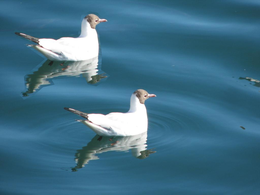
%> input picture im1_t.bmp, 260 x 195 px, shrunk from 1024 x 768 before the run
$ octave main.m   (GNU Octave 9; MATLAB toolbox functions it lacks are replaced by stand-ins)
%> lines starting %> are read from the running program, lines starting %| are printed output that depends on the picture; in (x1, y1, x2, y2) boxes, pixels count from 0 and x2, y2 are one past the last pixel; in counts of white or black regions, pixels touching at a corner belong together; the program's own positions count from 1
### Code0/sifter.m
%% Initialization
%
%   for x = 1:10
%       disp(x)
%   end
%
% Here, the x-axis correspond to coloum, while the y-axis correspond to row
%clear all; close all;

function [copyimg_out,timestemp] = sifter(img)
tic;
%img = imread(filename);
[~,~,ColorChannel] = size(img);
if ColorChannel > 1
    img = rgb2gray(img);
end
img = double(img)/255;
ScaleSpaceNum = 3; % number of scale space intervals
SigmaOrigin = 2^0.5; % default sigma
ScaleFactor = 2^(1/ScaleSpaceNum);
StackNum = ScaleSpaceNum + 3; % number of stacks = number of scale space intervals + 3
OctaveNum = 3;
GaussianFilterSize = 21;
OctaveImage = {OctaveNum,StackNum}; % save the Gaussian-filtered results of image
OctaveImageDiff = {OctaveNum,StackNum-1}; % save the Difference of Gaussian-filtered results of image


% Gaussian Convolution of Images in Each Octave
ImgOctave = cell(OctaveNum,1);
for Octave = 1:OctaveNum
    Sigma = SigmaOrigin * 2^(Octave-1); % when up to a new octave, double the sigma
    ImgOctave{Octave} = imresize(img, 2^(-(Octave-1)));
    for s = 1:StackNum
        SigmaScale = Sigma * ScaleFactor^(s-2);
        % calculate Guassian kernel
        GaussianFilter = fspecial('gaussian',[GaussianFilterSize,GaussianFilterSize],SigmaScale);
        % do convolution with Gassian kernel
        OctaveImage{Octave,s} = imfilter(ImgOctave{Octave}, GaussianFilter,'symmetric');
    end
end
% calculate difference of Gaussian (in original paper eq.1)
for Octave = 1:OctaveNum
    for s = 1:StackNum-1
        OctaveImageDiff{Octave,s} = OctaveImage{Octave,s+1} - OctaveImage{Octave,s};
    end
end
% Find the local minima and maxima between stacks
DiffMinMaxMap = cell(OctaveNum,StackNum-3);
for Octave = 1:OctaveNum
    for s = 2:size(OctaveImageDiff,2)-1
        CompareDiffImg = zeros(size(OctaveImage{Octave,1},1)-2,size(OctaveImage{Octave,1},2)-2,27);
        indx = 0; % 3rd dimension indx for CompareDiffImg
        for s2 = s-1:s+1
            for k = 1:9
                [i,j] = ind2sub([3,3],k);
                CompareDiffImg(:,:,indx+k) = OctaveImageDiff{Octave,s2}(i:end-3+i,j:end-3+j);
            end
            indx = indx + 9;
        end
        [~,MinMap] = min(CompareDiffImg,[],3);
        MinMap = (MinMap == 14);
        [~,MaxMap] = max(CompareDiffImg,[],3);
        MaxMap = (MaxMap == 14);
        DiffMinMaxMap{Octave,s-1} = MinMap + MaxMap; % the center indx is 9 + 5 = 14
    end
end

% Accurate keypoint localization
UnstableExtremaThreshold = 0.03; % set the threshold as 0.03 (the same as the original paper)
DiffMinMaxMapAccurate = DiffMinMaxMap;
for Octave = 1:OctaveNum
    Sigma = SigmaOrigin * 2^(Octave-1);
    for DiffMinMaxMapIndx = 1:size(DiffMinMaxMap,2)
        Map = DiffMinMaxMap{Octave,DiffMinMaxMapIndx};
        SSCindx = find(Map); % Scale-Space-Corner Index
        if isempty(SSCindx)
            continue;
        end
        for ssc = 1:length(SSCindx)
            [Row,Col] = ind2sub([size(Map,1),size(Map,2)], SSCindx(ssc));
            if (Row <= 1) || (Row >= size(Map,1)) || (Col <= 1) || (Col >= size(Map,2))
                DiffMinMaxMapAccurate{Octave,DiffMinMaxMapIndx}(Row,Col) = 0; % discard out of matrix boundary
                continue;
            end
            RowDiff = OctaveImageDiff{Octave,DiffMinMaxMapIndx+1}(Row+1,Col) - OctaveImageDiff{Octave,DiffMinMaxMapIndx+1}(Row-1,Col);
            ColDiff = OctaveImageDiff{Octave,DiffMinMaxMapIndx+1}(Row,Col+1) - OctaveImageDiff{Octave,DiffMinMaxMapIndx+1}(Row,Col-1);
            ScaleDiff = OctaveImageDiff{Octave,DiffMinMaxMapIndx+2}(Row,Col) - OctaveImageDiff{Octave,DiffMinMaxMapIndx}(Row,Col);
            offset = [2; 2; Sigma * ScaleFactor^(DiffMinMaxMapIndx) - Sigma * ScaleFactor^(DiffMinMaxMapIndx-2)];
            DxHat = OctaveImageDiff{Octave,DiffMinMaxMapIndx+1}(Row,Col) + 0.5 * ([RowDiff,ColDiff,ScaleDiff] * offset);
            if abs(DxHat) < UnstableExtremaThreshold
                DiffMinMaxMapAccurate{Octave,DiffMinMaxMapIndx}(Row,Col) = 0; % discard unstable extrema
            end
        end
    end
end
% Eliminating edge responses
gamma = 10; % set the threshold gamma as 10 (the same as the original paper)
DetermineThreshold = (gamma + 1)^2 / gamma;
DiffMinMaxMapNoEdge = DiffMinMaxMapAccurate;
for Octave = 1:OctaveNum
    for DiffMinMaxMapIndx = 1:size(DiffMinMaxMap,2)
        Map = DiffMinMaxMapAccurate{Octave,DiffMinMaxMapIndx};
        SSCindx = find(Map); % Scale-Space-Corner Index
        if isempty(SSCindx)
            continue;
        end
        for ssc = 1:length(SSCindx)
            [Row,Col] = ind2sub([size(Map,1),size(Map,2)], SSCindx(ssc));
            if (Row <= 1) || (Row >= size(Map,1)) || (Col <= 1) || (Col >= size(Map,2))
                DiffMinMaxMapNoEdge{Octave,DiffMinMaxMapIndx}(Row,Col) = 0; % discard out of matrix boundary
                continue;
            end
            Dyy = OctaveImageDiff{Octave,DiffMinMaxMapIndx+1}(Row+1,Col) - 2*OctaveImageDiff{Octave,DiffMinMaxMapIndx+1}(Row,Col) + OctaveImageDiff{Octave,DiffMinMaxMapIndx+1}(Row-1,Col);
            Dxx = OctaveImageDiff{Octave,DiffMinMaxMapIndx+1}(Row,Col+1) - 2*OctaveImageDiff{Octave,DiffMinMaxMapIndx+1}(Row,Col) + OctaveImageDiff{Octave,DiffMinMaxMapIndx+1}(Row,Col-1);
            Dxy = OctaveImageDiff{Octave,DiffMinMaxMapIndx+1}(Row-1,Col+1) - OctaveImageDiff{Octave,DiffMinMaxMapIndx+1}(Row-1,Col-1) - OctaveImageDiff{Octave,DiffMinMaxMapIndx+1}(Row+1,Col+1) + OctaveImageDiff{Octave,DiffMinMaxMapIndx+1}(Row+1,Col-1);
            TrH = Dxx + Dyy;
            DetH = Dxx*Dyy - Dxy^2;
            if ((TrH^2 / DetH) >= DetermineThreshold)
                DiffMinMaxMapNoEdge{Octave,DiffMinMaxMapIndx}(Row,Col) = 0; % discard unstable extrema
            end
        end
    end
end

% SIFT feature descriptors generation
% the patch size for dominant orientation calculation is 9;
% the patch size for feature transformation is 16;
DominantOrientation = cell(size(DiffMinMaxMap));
SIFT = cell(size(DiffMinMaxMap));
for Octave = 1:OctaveNum
    Sigma = SigmaOrigin * 2^(Octave-1); % when up to a new octave, double the sigma
    for DiffMinMaxMapIndx = 1:size(DiffMinMaxMap,2)
        stack = DiffMinMaxMapIndx+1;
        SigmaScale = Sigma * ScaleFactor^(stack-2);
        GaussianSmoothedImage = OctaveImage{Octave,stack};
        Map = DiffMinMaxMapNoEdge{Octave,DiffMinMaxMapIndx};
        SSCindx = find(Map); % Scale-Space-Corner Index
        if isempty(SSCindx)
            continue;
        end
        DomOri = zeros(length(SSCindx),2,36); % first column is for sita, second column is for magnitude
        sift = zeros(length(SSCindx),128,36);
        for ssc = 1:length(SSCindx)
            [Row,Col] = ind2sub([size(Map,1),size(Map,2)], SSCindx(ssc));
            Row = Row+1; Col = Col+1; % offset = [1,1];
            if (Row <= 10) || (Row >= size(GaussianSmoothedImage,1)-8) || (Col <= 10) || (Col >= size(GaussianSmoothedImage,2)-8)
                % skip if out of boundary
                continue;
            end
            % magnitude and sita of sample points in the patch
            mag = ((GaussianSmoothedImage(Row-8:Row+7,Col-7:Col+8) - GaussianSmoothedImage(Row-8:Row+7,Col-9:Col+6)).^2 + (GaussianSmoothedImage(Row-7:Row+8,Col-8:Col+7) - GaussianSmoothedImage(Row-9:Row+6,Col-8:Col+7)).^2).^0.5;
            sita = atan2((GaussianSmoothedImage(Row-7:Row+8,Col-8:Col+7) - GaussianSmoothedImage(Row-9:Row+6,Col-8:Col+7)),(GaussianSmoothedImage(Row-8:Row+7,Col-7:Col+8) - GaussianSmoothedImage(Row-8:Row+7,Col-9:Col+6)));
            sita = mod(sita + 2*pi, 2*pi); % the range of atan2 function is -pi~pi, map it to 0~2*pi
            % Dominant orientation calculation
            GaussianFilter = fspecial('gaussian',[9,9],1.5*SigmaScale);
            Dmag = mag(5:13,5:13).* GaussianFilter; % magnitude is weighted by gaussian filter
            sitaquantize = mod(sita(5:13,5:13) + pi/36,2*pi);
            sitaquantize = floor(sitaquantize / (2*pi/36));
            sitabin = zeros(36,1);
            for patchindx = 1:9^2
                sitabin(sitaquantize(patchindx)+1) = sitabin(sitaquantize(patchindx)+1) + Dmag(patchindx);
            end
            maxsitabin = max(sitabin);
            DominantOriBin = find((sitabin / maxsitabin) >= 0.8); % duplicate the feature when non-maximum magnitude of orientation is also big
            DominantOriSita = (DominantOriBin-1)*(2*pi/36);
            DomOri(ssc,1,1:length(DominantOriSita)) = DominantOriSita;
            DomOri(ssc,2,1:length(DominantOriSita)) = sitabin((sitabin / maxsitabin) >= 0.8);
            % SIFT feature calculation
            for DomOriIndx = 1:length(DominantOriSita)
                GaussianFilter = fspecial('gaussian',[16,16],8);
                Smag = mag.* GaussianFilter;
                sitaquantize = mod(sita - DominantOriSita(DomOriIndx) + pi/8 + 2*pi,2*pi);
                sitaquantize = floor(sitaquantize / (2*pi/8));
                sitabin = zeros(8,4,4);
                for patchindx = 1:16^2
                    [row,col] = ind2sub([16,16], patchindx);
                    row = floor((row-1)/4)+1;
                    col = floor((col-1)/4)+1;
                    sitabin(sitaquantize(patchindx)+1,row,col) = sitabin(sitaquantize(patchindx)+1,row,col) + Smag(patchindx);
                end
                sitabin = bsxfun(@times,sitabin,sum(sitabin.^2,1).^(-0.5)); % normalize the vector
                sitabin(sitabin > 0.2) = 0.2; % threshold the maximum value as 0.2
                sitabin = bsxfun(@times,sitabin,sum(sitabin.^2,1).^(-0.5)); % renormalize
                sift(ssc,:,DomOriIndx) = sitabin(:);
            end
        end
        DominantOrientation{Octave,DiffMinMaxMapIndx} = DomOri;
        SIFT{Octave,DiffMinMaxMapIndx} = sift;
    end
end
%tic;
% Show results (this part of code is just for verification, and is a mess...)
% close all;
% imgtemp = img*0.5;
% imgtemp(2:end-1,2:end-1) = (imgtemp(2:end-1,2:end-1) + (DiffMinMaxMap{1,1}+DiffMinMaxMap{1,2}+DiffMinMaxMap{1,3}))*255;
% figure,imshow(uint8(imgtemp));
% imgtemp2 = img*0.5;
% imgtemp2(2:end-1,2:end-1) = (imgtemp2(2:end-1,2:end-1) + (DiffMinMaxMapAccurate{1,1}+DiffMinMaxMapAccurate{1,2}+DiffMinMaxMapAccurate{1,3}))*255;
% figure,imshow(uint8(imgtemp2));
% imgtemp3 = img*0.5;
% imgtemp3(2:end-1,2:end-1) = (imgtemp3(2:end-1,2:end-1) + (DiffMinMaxMapNoEdge{1,1}+DiffMinMaxMapNoEdge{1,2}+DiffMinMaxMapNoEdge{1,3}))*255;
% figure,imshow(uint8(imgtemp3));
imgtemp4 = img*0.5;
%figure,imshow(uint8(imgtemp4*255));
for i = 1:3
    for j = 1:3
        for k = 1:2
            if isempty(DominantOrientation{i,j})
                continue
            end
            DomOri = DominantOrientation{i,j}(:,:,k);
            DOx = cos(DomOri(:,1)).*DomOri(:,2)*200;
            DOy = sin(DomOri(:,1)).*DomOri(:,2)*200;
            Map = DiffMinMaxMapNoEdge{i,j};
            SSCindx = find(Map); % Scale-Space-Corner Index
            for ssc = 1:length(SSCindx)
                hold on;
                [Row,Col] = ind2sub([size(Map,1),size(Map,2)], SSCindx(ssc));
                Row = Row*2^(i-1)+1; Col = Col*2^(i-1)+1; % offset = [1,1];
                if (Row > size(img,1)) || (Col > size(img,2))
                    continue
                end
                quiver(Col,Row,DOx(ssc),DOy(ssc),'r')
            end
        end
    end
end
hold off;
%
imgtemp5 = img*0.5;
for i = 1:3
    for j = 1:3
        for k = 1:2
            if isempty(DominantOrientation{i,j})
                continue
            end
            Map = DiffMinMaxMapNoEdge{i,j};
            SSCindx = find(Map); % Scale-Space-Corner Index
            for ssc = 1:length(SSCindx)
                [Row,Col] = ind2sub([size(Map,1),size(Map,2)], SSCindx(ssc));
                Row = Row*2^(i-1)+1; Col = Col*2^(i-1)+1; % offset = [1,1];
                if (Row > size(img,1)) || (Col > size(img,2))
                    continue
                end
                imgtemp5(Row,Col) = 1;
            end
        end
    end
end

copyimg_out = uint8(imgtemp5*255);
%figure,imshow(copyimg_out);

timestemp = toc;
%fprintf('\n time taken of output image: %.3f s\n',toc) ;
end

### Code1/copymoveperfect2.m
%clc           % clear the matlab environement
%clear all
%close all
function [V2,timestemp] = copymoveperfect2(i1)
tic;
Q75 = [8    6    5    8    12    20    26    31;       % Quantization matrix (75%), its a predefined matrix available on google search
    6    6    7    10    13    29    30    28;
    7    7    8    12    20    29    35    28;
    7    9    11    15    26    44    40    31;
    9    11    19    28    34   55   52    39;
    12    18    28    32    41   52   57    46;
    25    32    39    44   52   61   60   52;
    36    46    48    49   56   50   52    50 ];
%i1=imread('im1_t.bmp');                               % Input your image
i2=rgb2gray(i1);                                      % rgb to gray conversion
%figure,imshow(i2), title('Before Rclose esize');
i2=imresize(i2, [128 128]);                           % resize the image. more the size, more the computational complexity.
%figure, imshow(i2); title('i2');
[row, col] = size(i2);
i2=im2double(i2);                                     % convert from uint8 to double.

count5=0;
V=zeros(64,1);                                        % Initialize null matrices for further use
counti=0;countj=0;S=zeros(1,2);add2=zeros(size(S));
Blocks2 = cell(row/8,col/8);                          % Divide the image into 8 x 8 blocks/ cells (overlapping manner)
for i=1:row-7
    counti = counti + 1;
    countj = 0;
    for j=1:col-7

        countj = countj + 1;
        Blocks2{i,j} = i2(i:i+7,j:j+7);
        count5=count5+1;
        D = dctmtx(size(Blocks2{i,j},1));             % Subject each of 8x8 cell as follows
        dct = D*Blocks2{i,j}*D';                      % Applying DCT to each of the 8x8 matrix
        K = dct./Q75;                                 % divide quantization matrix element wise to the dct matrix
        %dct=abs(dct);
        K1= round(K);
        V= horzcat(V,K1(:));                          % convert each 8x8 to a linear row, and create a new matrix with the formed rows
        S=[counti countj];
        add2= vertcat(add2,S);                        % The first pixel location of the block corresponding to the row in "V" is stored in S
    end
end
L= transpose(V);
L(1,:)=[];      % The initial 0 0 null matrices declared are deleted. 1st row deleted
add2(1,:)=[];   % 1st row deleted
L=[L add2];     % concatenate both

L1=sortrows(L); % Lexicographically sort the rows (sorts based on elements only the first column, sorts rows without disrupting the order of elements in it)

S2= [L1(:,end-1) L1(:,end)];   % Removing the locations that we concateneted in line 48


L1(:,end-1)=[];           % deleting last 2 columns (locations) since we stored the sorted locations in S2
L1(:,end)=[];

count2=0;count3=0;
shiftvector=zeros(1,2); copy=zeros(1,6);     % Now we calculate Euclidian distance
for i=2:14641                                % Read the document uploaded to understand why these steps are needed
    K2=0; J2=0;                              % Shiftvector resembles euclidian distance array
    switch any(L1(i,:))
        case 0
            count2=count2+1;
        case 1
            count3=count3+1;
            K2=S2(i,1); J2=S2(i,2);
            K3=S2(i-1,1); J3= S2(i-1,2);
            s1= K2-K3; s2=J2-J3;
            s=[s1 s2];
            shiftvector = vertcat(shiftvector,s);
            c= [K2 J2 K3 J3 s1 s2];
            copy= vertcat(copy,c);
    end
end
copy(1,:)=[];


shiftvector(1,:)=[];
shiftvector= abs(shiftvector);
matrix = unique(shiftvector, 'rows', 'stable');        % segregate all the unique, set of elements in shiftvector

[row2, col2]= size(shiftvector);
[row3, col3]= size(matrix);
cnt=0; repetition= zeros(row3,1);                      % Count the number of times each unique element occurs in shift vector
for i=1:row3
    for j=1:row2
        if (matrix(i,:)== shiftvector(j,:))
            cnt=cnt+1;
        end
    end
    repetition(i,1)=cnt;                           % The number of times repeated is stored in "Repetition" matrix
    cnt=0;
end

threshold = repetition > 400;                           % filtering highly repeated euclidean distance values.

V2 = zeros(64,64);
c6=0;c7=0;
for i=1:row3                                            % Finally checking the matrices with same distance.
    if(threshold(i,:)==1)
        rep1= matrix(i,1);
        rep2= matrix(i,2);
        c7=c7+1;
        for j=2:row2
            if(shiftvector(j,:)==[rep1 rep2])
                rep3= copy(j,1); rep4= copy(j,2);
                rep5=copy(j,3); rep6=copy(j,4);
                V2(rep3:rep3+7, rep4:rep4+7)= ones(8,8);
                V2(rep5:rep5+7, rep6:rep6+7)= ones(8,8);
                c6=c6+1;
            end
        end
    end
end
%figure,imshow(V2); title('copy moved part');         % Mark the copy moved regions on a bnary image.
timestemp = toc;
end

### main.m
clear all; clc;
localdir = 'C:\Users\fcsou\Desktop\Seguranca';
cd(localdir);

addpath('Code0');
addpath('Code1');
addpath('Code2');

IMG = imread('im1_t.bmp');
%> IMG is the input picture: size 195x260x3 uint8; mean R, G, B 64.9, 111.6, 134.8

% Image forgery detection for high resolution images using SIFT and RANSAC algorithm
display('Code 0');
[img_out,time0] = sifter(IMG);
%> in sifter, `img = rgb2gray(img);`:
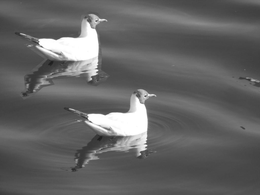
%> img: size 195x260 uint8; min 29, max 255, mean 100.3
%> after the loop in sifter, `for Octave = 1:OctaveNum`: ImgOctave = 3 items; OctaveImage = 18 items
%> after the loop in sifter, `for Octave = 1:OctaveNum`: OctaveImageDiff = 15 items
%> after the loop in sifter, `for Octave = 1:OctaveNum`: DiffMinMaxMap = 9 items
%> in sifter, `DominantOrientation = cell(size(DiffMinMaxMap));`: DominantOrientation = {[], [], [], [], [], [], [], [], []}
%> after the loop in sifter, `for Octave = 1:OctaveNum`: DominantOrientation = 9 items
%> in sifter, `imgtemp4 = img*0.5;`:
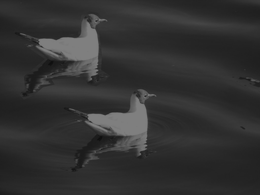
%> imgtemp4: size 195x260 double; min 0.0569, max 0.5, mean 0.197
%> after the loop in sifter, `for i = 1:3`: imgtemp5: size 195x260 double; 0.09% of pixels changed, all inside (x1, y1, x2, y2) = (24, 17, 258, 170)
%> time0 = 5.42
figure,imshow(img_out);

% BLOCK MATCHING METHOD/COPY-MOVE FORGERY DETECTION
display('Code 1');
[img_block,time1] = copymoveperfect2(IMG);
%> in copymoveperfect2, `i2=imresize(i2, [128 128]);`:
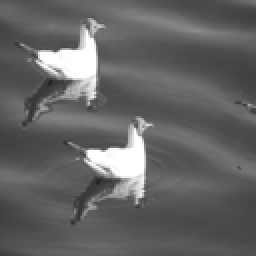
%> i2: size 128x128 uint8 (shown 2 times larger); min 31, max 255, mean 100.3
%> (the run ends here)
